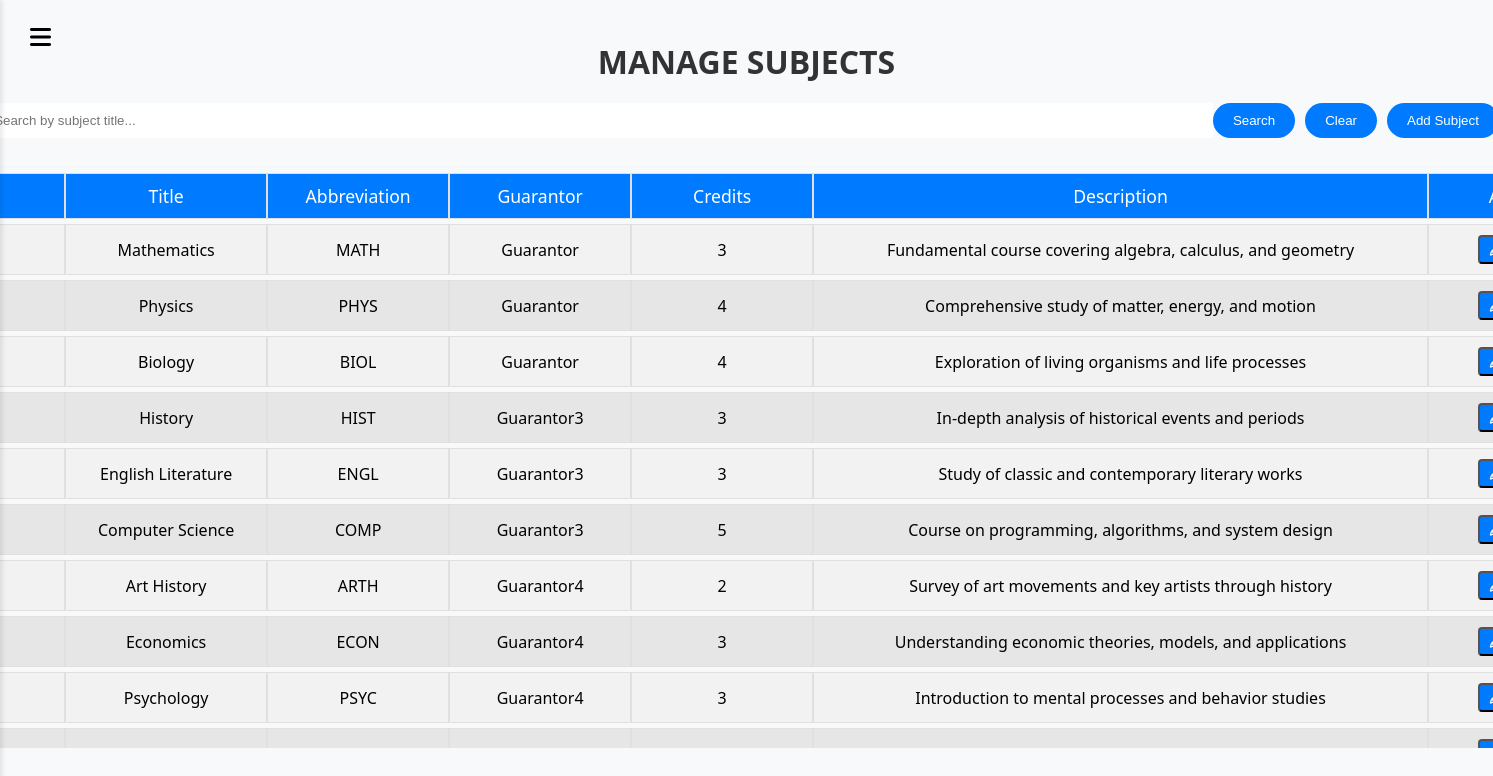
Page /Pages/Admin/manage_subjects_page.php (signed in) on the committed database.
### tables this page shows
CREATE TABLE SUBJECTS (
     
    subject_ID INT AUTO_INCREMENT NOT NULL PRIMARY KEY,
     
    guarantor_ID INT REFERENCES USERS(user_ID),
     
    title VARCHAR(50) NOT NULL,
    abbervation VARCHAR(4) NOT NULL UNIQUE,
    credits INT NOT NULL,
    subj_description VARCHAR(500)
);

CREATE TABLE USERS (
     
    user_ID INT AUTO_INCREMENT NOT NULL PRIMARY KEY,
     
    username VARCHAR(50) NOT NULL UNIQUE,
    hashed_password VARCHAR(255) NOT NULL,  
    email VARCHAR(50) NOT NULL ,
    user_role ENUM('Admin', 'Guarantor', 'Teacher', 'Scheduler', 'Student') NOT NULL
);

### Pages/Admin/manage_subjects_page.php (the view, shortened to what this page needs)
<?php
require '../../Database/db_connect.php';
$searchQuery = isset($_GET['search']) ? $_GET['search'] : "";
$subjects = [];
if (!empty($searchQuery)) {
    $stmt = $pdo->prepare("SELECT SUBJECTS.*, USERS.username as guarantor_name FROM SUBJECTS LEFT JOIN USERS ON SUBJECTS.guarantor_ID = USERS.user_ID WHERE SUBJECTS.title LIKE :title");
    $stmt->execute(['title' => '%'.$searchQuery.'%']);
    $subjects = $stmt->fetchAll(PDO::FETCH_ASSOC);
} else {
    $stmt = $pdo->prepare("SELECT SUBJECTS.*, USERS.username as guarantor_name FROM SUBJECTS LEFT JOIN USERS ON SUBJECTS.guarantor_ID = USERS.user_ID");
    $stmt->execute();
    $subjects = $stmt->fetchAll(PDO::FETCH_ASSOC);
}
?>
<!DOCTYPE html>
<html lang="en">
<head>
    <link rel="stylesheet" href="../../Styles/style.css">
    <link rel="stylesheet" href="../../Styles/manage_subjects_style.css">
    <link rel="stylesheet" href="https://cdnjs.cloudflare.com/ajax/libs/font-awesome/6.0.0-beta3/css/all.min.css">
</head>
<body>
    <div class="sidebar-toggle" onclick="toggleSidebar()">
        <i class="fa-solid fa-bars"></i>
    </div>
    <div class="main-container">
        <div class="content">
            <div class="title">Manage Subjects</div>
            <div class="search-form">
                <input type="text" id="searchBox" value="<?php echo htmlspecialchars($searchQuery); ?>" class="search-input" placeholder="Search by subject title...">
                <button onclick="searchSubject()" class="search-btn">Search</button>
                <button onclick="clearAndSearch()" class="search-btn">Clear</button>
                <button onclick="openAddSubjectModal()" class="search-btn">Add Subject</button>
            </div>
            <div class="table-responsive">
                <table>
                    <thead>
                        <tr>
                            <th>ID</th>
                            <th>Title</th>
                            <th>Abbreviation</th>
                            <th>Guarantor</th>
                            <th>Credits</th>
                            <th>Description</th>
                            <th>Actions</th>
                        </tr>
                    </thead>
                    <tbody>
                        <?php foreach ($subjects as $subject) { ?>
                            <tr>
                                <td data-column="ID"><?php echo $subject['subject_ID']; ?></td>
                                <td data-column="Title"><?php echo $subject['title']; ?></td>
                                <td data-column="Abbreviation"><?php echo $subject['abbervation']; ?></td>
                                <td data-column="Guarantor"><?php echo $subject['guarantor_name']; ?></td>
                                <td data-column="Credits"><?php echo $subject['credits']; ?></td>
                                <td data-column="Description"><?php echo $subject['subj_description']; ?></td>
                                <td data-column="Actions">
                                    <button class="edit-btn" onclick="openEditModal(<?php echo $subject['subject_ID']; ?>)">
                                        <i class="fas fa-pencil-alt"></i>
                                    </button>
                                </td>
                            </tr>
                        <?php } ?>
                    </tbody>
                </table>
            </div>
        </div>
    </div>
</body>
</html>

### Styles/style.css (style rules this page uses)
.title { text-align: center; font-size: 2em; margin-top: 20px; margin-bottom: 20px; color: #333; font-weight: bold; text-transform: uppercase; }
.main-container { display: flex; height: 100vh; }
.content { flex: 1; padding: 20px; background-color: #f8f9fa; }
.sidebar-toggle { position: absolute; top: 5px; left: 10px; z-index: 1000; cursor: pointer; }
.sidebar-toggle i { font-size: 24px; cursor: pointer; padding: 19.96px; }
.table-responsive { max-width: 100%; overflow-y: auto; display: block; max-height: 600px; z-index: 2; }
table { width: 100%; border-collapse: separate; border-spacing: 0 5px; margin-top: 20px; background-color: transparent; box-shadow: 0 4px 6px rgba(0, 0, 0, 0.1); border-radius: 25px; overflow: hidden; }
table th, table td { padding: 10px 15px; border: 1px solid #e0e0e0; text-align: center; min-width: 150px; width: 20%; z-index: 1; overflow: hidden; text-overflow: ellipsis; white-space: nowrap; }
table th { background-color: #007BFF; position: sticky; color: #ffffff; font-weight: 500; font-size: 1.1em; z-index: 1; }
table tr:nth-child(odd) { background-color: #f2f2f2; }
table tr:nth-child(even) { background-color: #e6e6e6; }
.edit-btn { display: inline-block; padding: 5px 10px; background-color: #007BFF; color: #ffffff; border-radius: 4px; text-decoration: none; margin-right: 5px; transition: background-color 0.3s; }
.search-form { display: flex; justify-content: center; margin-bottom: 10px; }
.search-input[type="text"] { padding: 10px; border: none; border-radius: 20px 0 0 20px; outline: none; width: 70%; }
.search-btn { padding: 10px 20px; margin-right: 10px; border: none; background-color: #007BFF; color: white; border-radius: 20px; cursor: pointer; }

### rows in the picture
subjects: title "Mathematics", abbervation "MATH", guarantor_ID.username "Guarantor", credits "3", subj_description "Fundamental course covering algebra, calculus, and geometry"
subjects: title "Physics", abbervation "PHYS", guarantor_ID.username "Guarantor", credits "4", subj_description "Comprehensive study of matter, energy, and motion"
subjects: title "Biology", abbervation "BIOL", guarantor_ID.username "Guarantor", credits "4", subj_description "Exploration of living organisms and life processes"
subjects: title "History", abbervation "HIST", guarantor_ID.username "Guarantor3", credits "3", subj_description "In-depth analysis of historical events and periods"
subjects: title "English Literature", abbervation "ENGL", guarantor_ID.username "Guarantor3", credits "3", subj_description "Study of classic and contemporary literary works"
subjects: title "Computer Science", abbervation "COMP", guarantor_ID.username "Guarantor3", credits "5", subj_description "Course on programming, algorithms, and system design"
subjects: title "Art History", abbervation "ARTH", guarantor_ID.username "Guarantor4", credits "2", subj_description "Survey of art movements and key artists through history"
subjects: title "Economics", abbervation "ECON", guarantor_ID.username "Guarantor4", credits "3", subj_description "Understanding economic theories, models, and applications"
subjects: title "Psychology", abbervation "PSYC", guarantor_ID.username "Guarantor4", credits "3", subj_description "Introduction to mental processes and behavior studies"
